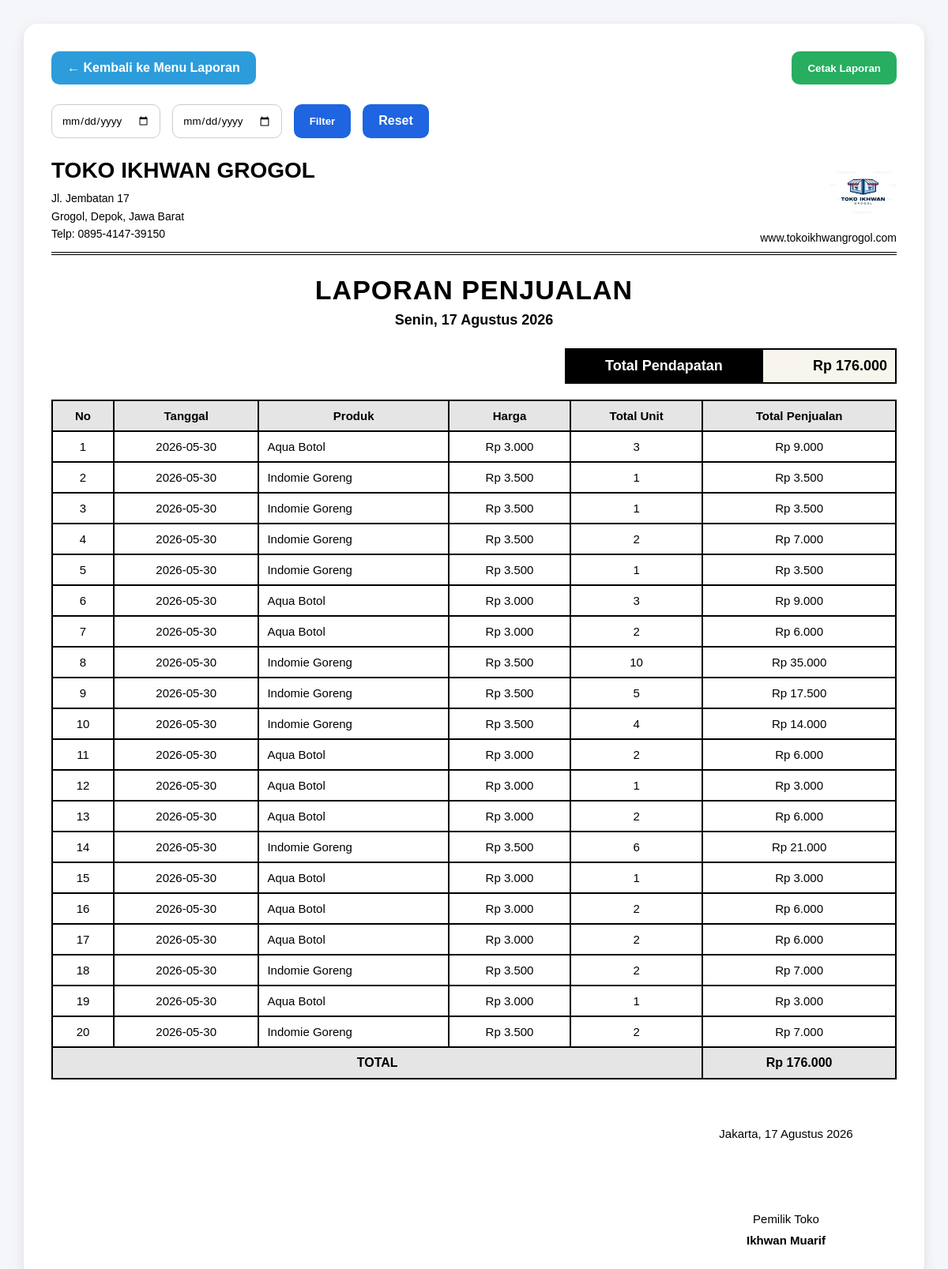
Page /laporan/laporan-penjualan.php on the committed database.
### tables this page shows
CREATE TABLE `transaksi_penjualan_multi` (
  `id_transaksi` int(11) NOT NULL AUTO_INCREMENT PRIMARY KEY,
  `kode_transaksi` varchar(50) NOT NULL,
  `tanggal` date NOT NULL,
  `total_transaksi` int(11) NOT NULL
);

CREATE TABLE `item_transaksi` (
  `id_item` int(11) NOT NULL AUTO_INCREMENT PRIMARY KEY,
  `id_transaksi` int(11) NOT NULL,
  `id_barang` int(11) NOT NULL,
  `nama_barang` varchar(100) NOT NULL,
  `harga` int(11) NOT NULL,
  `jumlah` int(11) NOT NULL,
  `subtotal` int(11) NOT NULL
);

### laporan/laporan-penjualan.php (the view, shortened to what this page needs)
<?php
include '../config/koneksi.php';
$hari = [
  'Sunday' => 'Minggu',
  'Monday' => 'Senin',
  'Tuesday' => 'Selasa',
  'Wednesday' => 'Rabu',
  'Thursday' => 'Kamis',
  'Friday' => 'Jumat',
  'Saturday' => 'Sabtu'
];
$bulan = [
  1 => 'Januari',
  'Februari',
  'Maret',
  'April',
  'Mei',
  'Juni',
  'Juli',
  'Agustus',
  'September',
  'Oktober',
  'November',
  'Desember'
];
$namaHari = $hari[date('l')];
$tanggalIndonesia =
$namaHari . ", " .
date('d') . " " .
$bulan[(int)date('m')] . " " .
date('Y');
$tanggalTtd =
"Jakarta, " .
date('d') . " " .
$bulan[(int)date('m')] . " " .
date('Y');
$dari = $_GET['dari'] ?? '';
$sampai = $_GET['sampai'] ?? '';
$whereData = "";
$whereTotal = "";
$data = mysqli_query($koneksi, "
  SELECT
    t.kode_transaksi,
    t.tanggal,
    i.nama_barang,
    i.harga,
    i.jumlah AS jumlah_beli,
    i.subtotal AS total_harga
  FROM transaksi_penjualan_multi t
  JOIN item_transaksi i
  ON t.id_transaksi = i.id_transaksi
  $whereData
  ORDER BY t.tanggal DESC
");
$totalQuery = mysqli_query($koneksi, "
  SELECT SUM(total_transaksi) AS total
  FROM transaksi_penjualan_multi
  $whereTotal
");
$totalData = mysqli_fetch_assoc($totalQuery);
$total = $totalData['total'] ?? 0;
?>
<!DOCTYPE html>
<html lang="id">
<head>
</head>
<body>
<div class="container">
  <div class="top-action">
    <a href="../laporan.php" class="btn btn-back">
      ← Kembali ke Menu Laporan
    </a>
    <button type="button" onclick="window.print()" class="btn btn-print">
      Cetak Laporan
    </button>
  </div>
  <form method="GET" class="filter">
    <input type="date" name="dari" value="<?= $dari; ?>">
    <input type="date" name="sampai" value="<?= $sampai; ?>">
    <button type="submit" class="btn btn-filter">
      Filter
    </button>
    <a href="laporan-penjualan.php" class="btn btn-filter">
      Reset
    </a>
  </form>
  <div class="kop">
    <div class="kop-left">
      <h2>TOKO IKHWAN GROGOL</h2>
      <p>
        Jl. Jembatan 17<br>
        Grogol, Depok, Jawa Barat<br>
        Telp: 0895-4147-39150
      </p>
    </div>
    <div class="kop-right">
      <img src="../assets/logo.png" alt="Logo">
      <p>www.tokoikhwangrogol.com</p>
    </div>
  </div>
  <div class="judul-laporan">
    <h1>LAPORAN PENJUALAN</h1>
    <p><?= $tanggalIndonesia; ?></p>
  </div>
  <div class="income-box">
    <table>
      <tr>
        <td class="income-title">Total Pendapatan</td>
        <td class="income-value">
          Rp <?= number_format($total,0,',','.'); ?>
        </td>
      </tr>
    </table>
  </div>
  <table class="report-table">
    <thead>
      <tr>
        <th>No</th>
        <th>Tanggal</th>
        <th>Produk</th>
        <th>Harga</th>
        <th>Total Unit</th>
        <th>Total Penjualan</th>
      </tr>
    </thead>
    <tbody>
      <?php
      $no = 1;
      while($row = mysqli_fetch_assoc($data)){
      ?>
      <tr>
        <td><?= $no++; ?></td>
        <td><?= $row['tanggal']; ?></td>
        <td><?= $row['nama_barang']; ?></td>
        <td>Rp <?= number_format($row['harga'],0,',','.'); ?></td>
        <td><?= $row['jumlah_beli']; ?></td>
        <td>Rp <?= number_format($row['total_harga'],0,',','.'); ?></td>
      </tr>
      <?php } ?>
      <tr class="total-row">
        <td colspan="5">TOTAL</td>
        <td>Rp <?= number_format($total,0,',','.'); ?></td>
      </tr>
    </tbody>
  </table>
  <div class="ttd">
    <?= $tanggalTtd; ?>
    <br><br><br><br>
    Pemilik Toko
    <br>
    <b>Ikhwan Muarif</b>
  </div>
</div>
</body>
</html>

### laporan/laporan-penjualan.php (style rules this page uses)
* { margin:0; padding:0; box-sizing:border-box; font-family:Arial, Helvetica, sans-serif; }
body { background:#f4f6f9; padding:30px; color:#000; }
.container { background:white; padding:35px; border-radius:18px; box-shadow:0 5px 15px rgba(0,0,0,0.1); }
.top-action { display:flex; justify-content:space-between; margin-bottom:25px; }
.btn { text-decoration:none; border:none; padding:12px 20px; border-radius:10px; color:white; cursor:pointer; font-weight:bold; display:inline-block; }
.btn-back { background:#2d9cdb; }
.btn-print { background:#27ae60; }
.btn-filter { background:#1f64e0; }
.filter { display:flex; gap:15px; margin-bottom:25px; flex-wrap:wrap; }
.filter input { padding:12px; border:1px solid #ccc; border-radius:10px; }
.kop { display:flex; justify-content:space-between; align-items:flex-start; border-bottom:4px double #000; padding-bottom:10px; margin-bottom:20px; }
.kop-left h2 { font-size:28px; margin-bottom:8px; }
.kop-left p { font-size:14px; line-height:1.6; }
.kop-right { text-align:right; font-size:14px; }
.kop-right img { width:85px; height:85px; object-fit:contain; margin-bottom:5px; }
.judul-laporan { text-align:center; margin:25px 0; }
.judul-laporan h1 { font-size:34px; margin-bottom:8px; letter-spacing:1px; }
.judul-laporan p { font-size:18px; font-weight:bold; }
.income-box { display:flex; justify-content:flex-end; margin-bottom:12px; }
.income-box table { width:420px; border-collapse:collapse; }
.income-box td { border:2px solid #000; padding:10px; font-weight:bold; font-size:18px; }
.income-title { background:#000; color:white; text-align:center; }
.income-value { text-align:right; background:#f7f5ed; }
.report-table { width:100%; border-collapse:collapse; margin-top:20px; }
.report-table th { background:#e5e5e5; color:#000; border:2px solid #000; padding:10px; font-size:15px; }
.report-table td { border:2px solid #000; padding:10px; font-size:15px; text-align:center; }
.report-table td:nth-child(3) { text-align:left; }
.total-row td { font-weight:bold; background:#e5e5e5; font-size:16px; }
.ttd { width:280px; margin-top:55px; margin-left:auto; text-align:center; line-height:1.8; font-size:15px; }

### rows in the picture
transaksi_penjualan_multi: tanggal "2026-05-30", item_transaksi.nama_barang "Aqua Botol", item_transaksi.harga "3.000", item_transaksi.jumlah "3", item_transaksi.subtotal "9.000"
transaksi_penjualan_multi: tanggal "2026-05-30", item_transaksi.nama_barang "Indomie Goreng", item_transaksi.harga "3.500", item_transaksi.jumlah "1", item_transaksi.subtotal "3.500", item_transaksi.nama_barang "Aqua Botol", item_transaksi.harga "3.000", item_transaksi.jumlah "2", item_transaksi.subtotal "6.000"
transaksi_penjualan_multi: tanggal "2026-05-30", item_transaksi.nama_barang "Indomie Goreng", item_transaksi.harga "3.500", item_transaksi.jumlah "1", item_transaksi.subtotal "3.500", item_transaksi.nama_barang "Aqua Botol", item_transaksi.harga "3.000", item_transaksi.subtotal "3.000"
transaksi_penjualan_multi: tanggal "2026-05-30", item_transaksi.nama_barang "Indomie Goreng", item_transaksi.harga "3.500", item_transaksi.jumlah "2", item_transaksi.subtotal "7.000", item_transaksi.nama_barang "Aqua Botol", item_transaksi.harga "3.000", item_transaksi.jumlah "1", item_transaksi.subtotal "3.000"
transaksi_penjualan_multi: tanggal "2026-05-30", item_transaksi.nama_barang "Indomie Goreng", item_transaksi.harga "3.500", item_transaksi.jumlah "1", item_transaksi.subtotal "3.500", item_transaksi.nama_barang "Aqua Botol", item_transaksi.harga "3.000", item_transaksi.jumlah "2", item_transaksi.subtotal "6.000"
transaksi_penjualan_multi: tanggal "2026-05-30", item_transaksi.nama_barang "Aqua Botol", item_transaksi.harga "3.000", item_transaksi.jumlah "3", item_transaksi.subtotal "9.000", item_transaksi.nama_barang "Indomie Goreng", item_transaksi.harga "3.500", item_transaksi.jumlah "6", item_transaksi.subtotal "21.000"
transaksi_penjualan_multi: tanggal "2026-05-30", item_transaksi.nama_barang "Aqua Botol", item_transaksi.harga "3.000", item_transaksi.jumlah "2", item_transaksi.subtotal "6.000", item_transaksi.nama_barang "Indomie Goreng", item_transaksi.harga "3.500", item_transaksi.subtotal "7.000"
transaksi_penjualan_multi: tanggal "2026-05-30", item_transaksi.nama_barang "Indomie Goreng", item_transaksi.harga "3.500", item_transaksi.jumlah "10", item_transaksi.subtotal "35.000"
transaksi_penjualan_multi: tanggal "2026-05-30", item_transaksi.nama_barang "Indomie Goreng", item_transaksi.harga "3.500", item_transaksi.jumlah "5", item_transaksi.subtotal "17.500", item_transaksi.nama_barang "Aqua Botol", item_transaksi.harga "3.000", item_transaksi.jumlah "2", item_transaksi.subtotal "6.000"
transaksi_penjualan_multi: tanggal "2026-05-30", item_transaksi.nama_barang "Indomie Goreng", item_transaksi.harga "3.500", item_transaksi.jumlah "4", item_transaksi.subtotal "14.000", item_transaksi.nama_barang "Aqua Botol", item_transaksi.harga "3.000", item_transaksi.jumlah "1", item_transaksi.subtotal "3.000"
transaksi_penjualan_multi: tanggal "2026-05-30", item_transaksi.nama_barang "Aqua Botol", item_transaksi.harga "3.000", item_transaksi.jumlah "2", item_transaksi.subtotal "6.000"
transaksi_penjualan_multi: tanggal "2026-05-30", item_transaksi.nama_barang "Indomie Goreng", item_transaksi.harga "3.500", item_transaksi.jumlah "2", item_transaksi.subtotal "7.000"

### other values in the picture
$total "176.000"
$tanggalTtd "Jakarta, 17 Agustus 2026"
